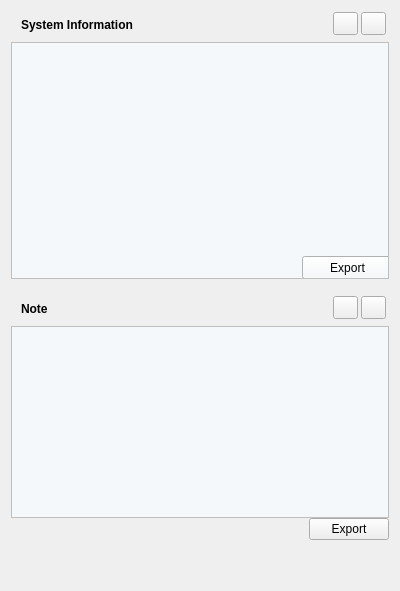
                   <widget class="QWidget" name="tab_9">
                    <attribute name="title">
                     <string>System</string>
                    </attribute>
                    <layout class="QGridLayout" name="gridLayout_50">
                     <item row="0" column="0">
                      <layout class="QVBoxLayout" name="verticalLayout_31">
                       <item>
                        <widget class="QWidget" name="widget_17" native="true">
                         <property name="sizePolicy">
                          <sizepolicy hsizetype="Preferred" vsizetype="Fixed">
                           <horstretch>0</horstretch>
                           <verstretch>0</verstretch>
                          </sizepolicy>
                         </property>
                         <property name="minimumSize">
                          <size>
                           <width>0</width>
                           <height>25</height>
                          </size>
                         </property>
                         <property name="maximumSize">
                          <size>
                           <width>380</width>
                           <height>16777215</height>
                          </size>
                         </property>
                         <property name="styleSheet">
                          <string notr="true"/>
                         </property>
                         <widget class="QLabel" name="label_55">
                          <property name="geometry">
                           <rect>
                            <x>10</x>
                            <y>6</y>
                            <width>170</width>
                            <height>16</height>
                           </rect>
                          </property>
                          <property name="font">
                           <font>
                            <pointsize>9</pointsize>
                            <weight>75</weight>
                            <bold>true</bold>
                           </font>
                          </property>
                          <property name="text">
                           <string>System Information</string>
                          </property>
                         </widget>
                         <widget class="QPushButton" name="pushButton_54">
                          <property name="geometry">
                           <rect>
                            <x>350</x>
                            <y>1</y>
                            <width>25</width>
                            <height>23</height>
                           </rect>
                          </property>
                          <property name="text">
                           <string/>
                          </property>
                         </widget>
                         <widget class="QPushButton" name="pushButton_61">
                          <property name="geometry">
                           <rect>
                            <x>322</x>
                            <y>1</y>
                            <width>25</width>
                            <height>23</height>
                           </rect>
                          </property>
                          <property name="text">
                           <string/>
                          </property>
                         </widget>
                        </widget>
                       </item>
                       <item>
                        <widget class="QScrollArea" name="system_info_win">
                         <property name="sizePolicy">
                          <sizepolicy hsizetype="Preferred" vsizetype="Preferred">
                           <horstretch>0</horstretch>
                           <verstretch>0</verstretch>
                          </sizepolicy>
                         </property>
                         <property name="minimumSize">
                          <size>
                           <width>0</width>
                           <height>237</height>
                          </size>
                         </property>
                         <property name="maximumSize">
                          <size>
                           <width>380</width>
                           <height>16777215</height>
                          </size>
                         </property>
                         <property name="styleSheet">
                          <string notr="true">background-color: rgb(245, 248, 250);</string>
                         </property>
                         <property name="widgetResizable">
                          <bool>true</bool>
                         </property>
                         <widget class="QWidget" name="scrollAreaWidgetContents_8">
                          <property name="geometry">
                           <rect>
                            <x>0</x>
                            <y>0</y>
                            <width>376</width>
                            <height>235</height>
                           </rect>
                          </property>
                          <widget class="QPushButton" name="pushButton_62">
                           <property name="geometry">
                            <rect>
                             <x>290</x>
                             <y>213</y>
                             <width>91</width>
                             <height>23</height>
                            </rect>
                           </property>
                           <property name="font">
                            <font/>
                           </property>
                           <property name="text">
                            <string>Export</string>
                           </property>
                          </widget>
                         </widget>
                        </widget>
                       </item>
                       <item>
                        <spacer name="verticalSpacer_17">
                         <property name="orientation">
                          <enum>Qt::Vertical</enum>
                         </property>
                         <property name="sizeType">
                          <enum>QSizePolicy::Fixed</enum>
                         </property>
                         <property name="sizeHint" stdset="0">
                          <size>
                           <width>20</width>
                           <height>10</height>
                          </size>
                         </property>
                        </spacer>
                       </item>
                       <item>
                        <widget class="QWidget" name="widget_18" native="true">
                         <property name="sizePolicy">
                          <sizepolicy hsizetype="Preferred" vsizetype="Fixed">
                           <horstretch>0</horstretch>
                           <verstretch>0</verstretch>
                          </sizepolicy>
                         </property>
                         <property name="minimumSize">
                          <size>
                           <width>0</width>
                           <height>25</height>
                          </size>
                         </property>
                         <property name="maximumSize">
                          <size>
                           <width>380</width>
                           <height>16777215</height>
                          </size>
                         </property>
                         <property name="font">
                          <font>
                           <pointsize>9</pointsize>
                           <weight>75</weight>
                           <bold>true</bold>
                          </font>
                         </property>
                         <property name="styleSheet">
                          <string notr="true"/>
                         </property>
                         <widget class="QLabel" name="label_56">
                          <property name="geometry">
                           <rect>
                            <x>10</x>
                            <y>6</y>
                            <width>170</width>
                            <height>16</height>
                           </rect>
                          </property>
                          <property name="font">
                           <font>
                            <pointsize>9</pointsize>
                            <weight>75</weight>
                            <italic>false</italic>
                            <bold>true</bold>
                           </font>
                          </property>
                          <property name="text">
                           <string>Note</string>
                          </property>
                         </widget>
                         <widget class="QPushButton" name="pushButton_63">
                          <property name="geometry">
                           <rect>
                            <x>350</x>
                            <y>1</y>
                            <width>25</width>
                            <height>23</height>
                           </rect>
                          </property>
                          <property name="text">
                           <string/>
                          </property>
                         </widget>
                         <widget class="QPushButton" name="pushButton_64">
                          <property name="geometry">
                           <rect>
                            <x>322</x>
                            <y>1</y>
                            <width>25</width>
                            <height>23</height>
                           </rect>
                          </property>
                          <property name="text">
                           <string/>
                          </property>
                         </widget>
                        </widget>
                       </item>
                       <item>
                        <widget class="QWidget" name="widget_2" native="true">
                         <property name="minimumSize">
                          <size>
                           <width>378</width>
                           <height>130</height>
                          </size>
                         </property>
                         <property name="styleSheet">
                          <string notr="true"/>
                         </property>
                         <layout class="QGridLayout" name="gridLayout_4">
                          <property name="leftMargin">
                           <number>0</number>
                          </property>
                          <property name="topMargin">
                           <number>0</number>
                          </property>
                          <property name="rightMargin">
                           <number>0</number>
                          </property>
                          <property name="bottomMargin">
                           <number>0</number>
                          </property>
                          <property name="spacing">
                           <number>0</number>
                          </property>
                          <item row="0" column="0" rowspan="2" colspan="2">
                           <widget class="QTextEdit" name="note_box">
                            <property name="styleSheet">
                             <string notr="true">background-color: rgb(245, 248, 250);</string>
                            </property>
                           </widget>
                          </item>
                          <item row="2" column="1">
                           <widget class="QPushButton" name="note_box_export_button">
                            <property name="font">
                             <font/>
                            </property>
                            <property name="text">
                             <string>Export</string>
                            </property>
                           </widget>
                          </item>
                          <item row="2" column="0">
                           <spacer name="horizontalSpacer_3">
                            <property name="orientation">
                             <enum>Qt::Horizontal</enum>
                            </property>
                            <property name="sizeHint" stdset="0">
                             <size>
                              <width>40</width>
                              <height>20</height>
                             </size>
                            </property>
                           </spacer>
                          </item>
                         </layout>
                        </widget>
                       </item>
                       <item>
                        <spacer name="verticalSpacer_18">
                         <property name="orientation">
                          <enum>Qt::Vertical</enum>
                         </property>
                         <property name="sizeHint" stdset="0">
                          <size>
                           <width>20</width>
                           <height>40</height>
                          </size>
                         </property>
                        </spacer>
                       </item>
                      </layout>
                     </item>
                    </layout>
                   </widget>
